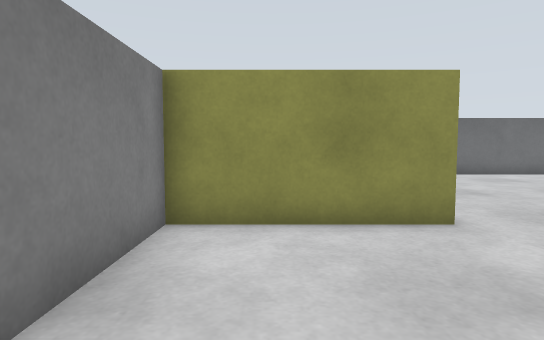
[1] (above)

13 first-person views from a walk through a robot-simulator world made for Gazebo. The camera is 0.26 m above the floor, tilts 4° down and sees 75° across. The floor is counted in squares, 0.2 m on a side. Each view is taken from the middle of a square. On the plan, view 1 faces up. The plan holds only what a view shows up to about 15 squares ahead; the rest is blank. The place goes on beyond the plan.

[2]
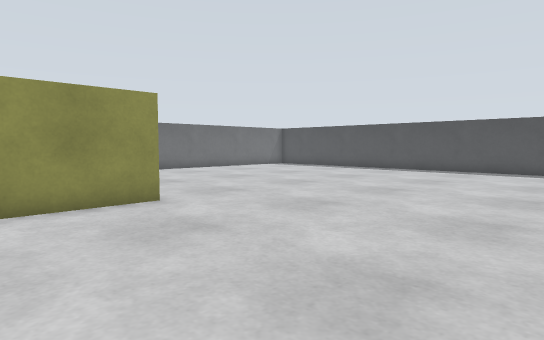

[3]
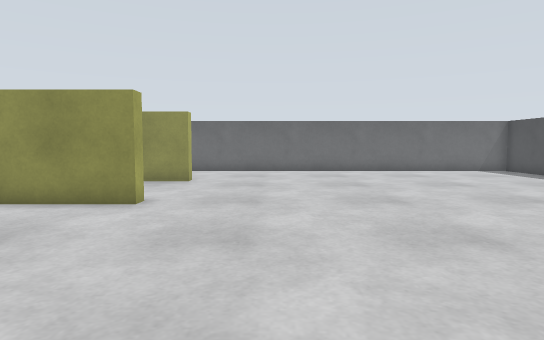

[4]
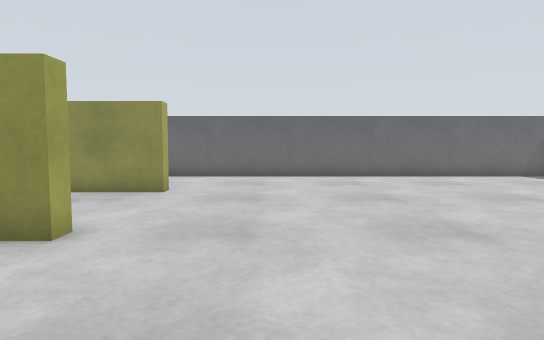

[5]
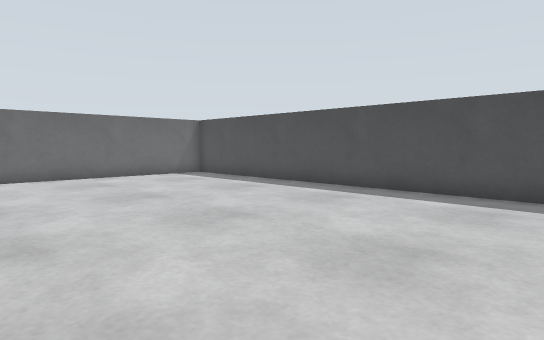

[6]
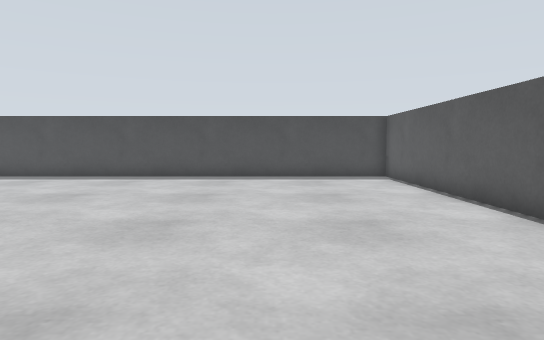

[7]
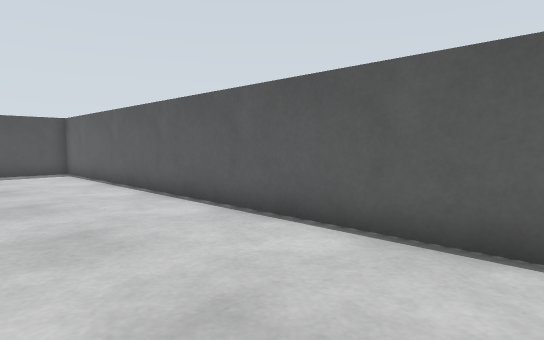

[8]
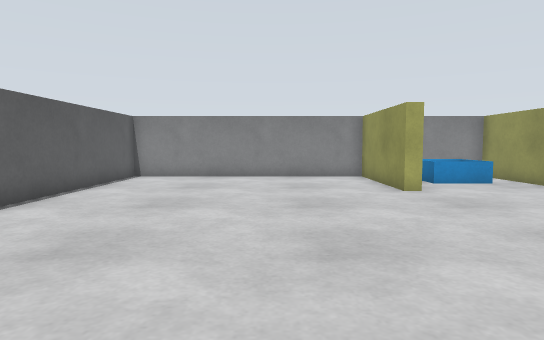

[9]
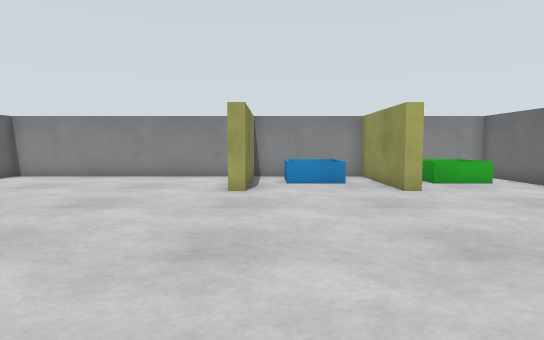

[10]
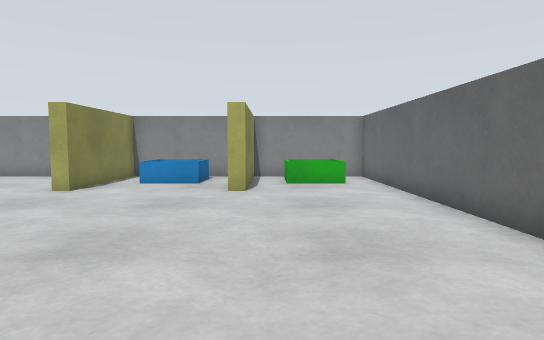

[11]
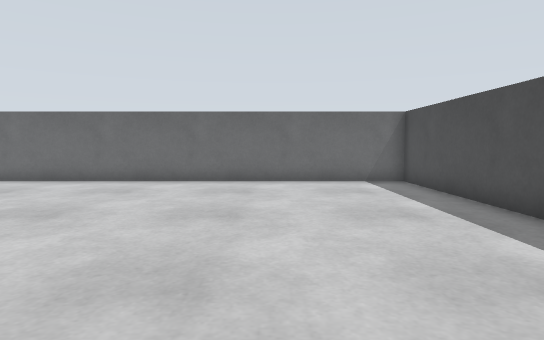

[12]
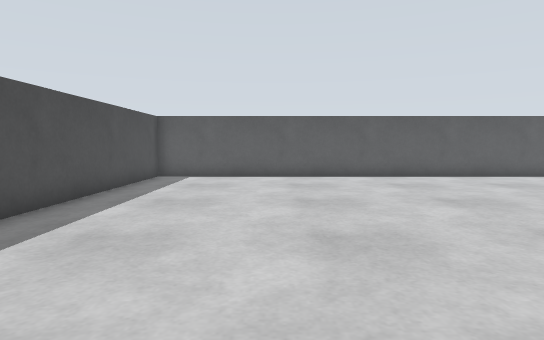

[13]
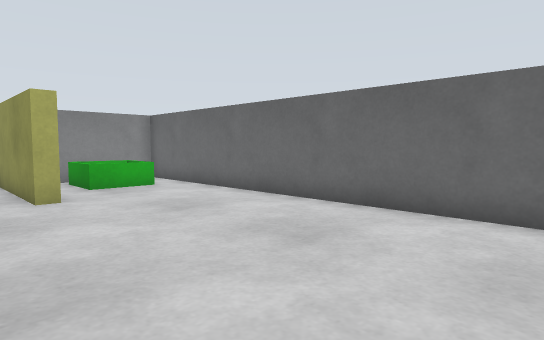

### Floor plan
Points are (right, up) in squares from view 1. A wall is a line through its corners. A room is listed if a view was taken in it or the views show most of it. See-through windows are left out.
Room 1 (views 1, 2, 3, 4, 5, 6, 7, 8, 9, 10, 11, 12, 13)
walls: (3, 11.4) (3, 10.8) (-1.7, 10.8) (-1.7, 6.3) (3, 6.3) (3, 5.7) (-1.7, 5.7) (-1.7, -3.8) (17.8, -3.8) (17.8, 15.8) (-1.7, 15.8) (-1.7, 11.2); (-1.2, 11.3) (2.8, 11.3)
low walls: (-0.9, 9.5) (1, 9.5) (1, 7.5) (-0.5, 7.5); (1, 14.6) (1, 12.5) (-1, 12.5)

Positions as (right, up) in squares from view 1, and headings:
1: (0, 0), facing up
2: (-1, -2), facing up-right
3: (6, -2), facing up
4: (6, 1), facing up
5: (8, 1), facing up-right
6: (3, 1), facing right
7: (0, 1), facing down-right
8: (13, 2), facing left
9: (13, 7), facing left
10: (13, 12), facing left
11: (13, 3), facing up
12: (13, 11), facing down
13: (12, 9), facing up-left
